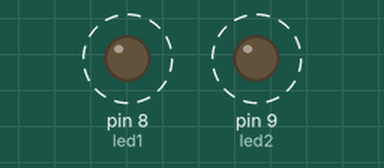
This sketch was run on a simulated Arduino Uno, built with avr-gcc and run on an emulated ATmega328P. Parts: output pins drawn as LEDs (lit = HIGH). Dashed ring = blinking.

Above: at 0.2 s.
Timing chart, 0 to 4.6 s (numbered marks = the images above):
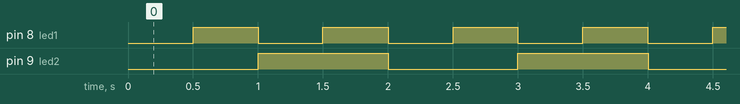

Measured:
- by itself, pin 8 (led1): alternates HIGH for 0.50 s and LOW for 0.50 s
- by itself, pin 9 (led2): alternates HIGH for 1.0 s and LOW for 1.0 s
- by itself, everything shown: repeats every 2.0 s, in 4 steps

The sketch:

Lab6_TwoLEDs.ino
```cpp
int led1 = 8;
int led2 = 9;

unsigned long previous1 = 0;
unsigned long previous2 = 0;

int state1 = LOW;
int state2 = LOW;

void setup() {
  pinMode(led1, OUTPUT);
  pinMode(led2, OUTPUT);

}

void loop(){
  unsigned long current = millis();


if(current - previous1 >= 500) {

  previous1 = current;
  state1 = !state1;
  digitalWrite(led1, state1);
}

if(current - previous2 >= 1000) {

  previous2 = current;
  state2 = !state2;
  digitalWrite(led2, state2);
}
}
```
